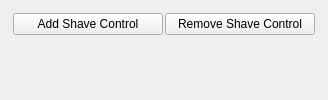
             <widget class="QWidget" name="contolShaderTab">
              <property name="enabled">
               <bool>true</bool>
              </property>
              <property name="sizePolicy">
               <sizepolicy hsizetype="Preferred" vsizetype="Maximum">
                <horstretch>0</horstretch>
                <verstretch>0</verstretch>
               </sizepolicy>
              </property>
              <property name="autoFillBackground">
               <bool>true</bool>
              </property>
              <attribute name="title">
               <string>Shader</string>
              </attribute>
              <layout class="QVBoxLayout" name="verticalLayout_5">
               <item>
                <widget class="QWidget" name="horizontalWidget_4" native="true">
                 <property name="sizePolicy">
                  <sizepolicy hsizetype="Preferred" vsizetype="Fixed">
                   <horstretch>0</horstretch>
                   <verstretch>0</verstretch>
                  </sizepolicy>
                 </property>
                 <property name="layoutDirection">
                  <enum>Qt::LeftToRight</enum>
                 </property>
                 <property name="autoFillBackground">
                  <bool>false</bool>
                 </property>
                 <layout class="QHBoxLayout" name="horizontalLayout_16">
                  <property name="spacing">
                   <number>2</number>
                  </property>
                  <property name="margin">
                   <number>2</number>
                  </property>
                  <item>
                   <widget class="QPushButton" name="CreateShaveControl_4">
                    <property name="enabled">
                     <bool>true</bool>
                    </property>
                    <property name="sizePolicy">
                     <sizepolicy hsizetype="Preferred" vsizetype="Fixed">
                      <horstretch>0</horstretch>
                      <verstretch>0</verstretch>
                     </sizepolicy>
                    </property>
                    <property name="minimumSize">
                     <size>
                      <width>150</width>
                      <height>0</height>
                     </size>
                    </property>
                    <property name="text">
                     <string>Add Shave Control</string>
                    </property>
                    <property name="-command" stdset="0">
                     <string>addCRCloc</string>
                    </property>
                   </widget>
                  </item>
                  <item>
                   <widget class="QPushButton" name="removeShaveControl_5">
                    <property name="enabled">
                     <bool>true</bool>
                    </property>
                    <property name="sizePolicy">
                     <sizepolicy hsizetype="Preferred" vsizetype="Fixed">
                      <horstretch>0</horstretch>
                      <verstretch>0</verstretch>
                     </sizepolicy>
                    </property>
                    <property name="minimumSize">
                     <size>
                      <width>150</width>
                      <height>0</height>
                     </size>
                    </property>
                    <property name="text">
                     <string>Remove Shave Control</string>
                    </property>
                    <property name="-command" stdset="0">
                     <string>removeCRCloc</string>
                    </property>
                   </widget>
                  </item>
                 </layout>
                </widget>
               </item>
               <item>
                <spacer name="verticalSpacer">
                 <property name="orientation">
                  <enum>Qt::Vertical</enum>
                 </property>
                 <property name="sizeHint" stdset="0">
                  <size>
                   <width>20</width>
                   <height>40</height>
                  </size>
                 </property>
                </spacer>
               </item>
              </layout>
             </widget>
